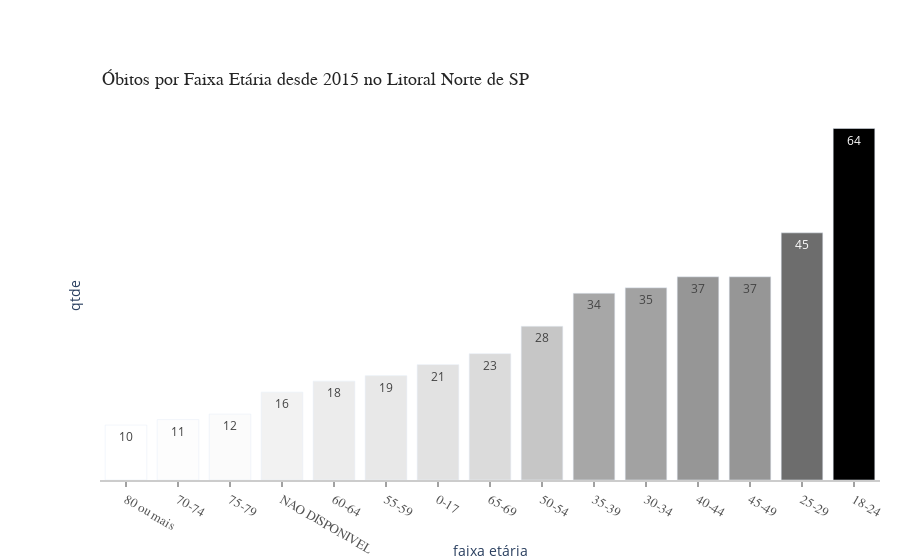

The code cell stored with this chart in its notebook:
### Code cell
fig = px.bar(group, x='faixa etária', y='qtde', text_auto=True, color='qtde', color_continuous_scale='greys')
fig.update_layout(barmode='stack', xaxis={'categoryorder':'total ascending'})

fig.update_layout(
    xaxis=dict(
        showline=True,
        showgrid=False,
        showticklabels=True,
        linecolor='rgb(204, 204, 204)',
        linewidth=2,
        ticks='outside',
        tickfont=dict(
            family='Arial',
            size=13,
            color='rgb(82, 82, 82)',
        ),
    ),
    yaxis=dict(
        showgrid=False,
        zeroline=False,
        showline=False,
        showticklabels=False,
    ),
    autosize=False,
    margin=dict(
        autoexpand=False,
        l=100,
        r=20,
        t=110,
    ),
    showlegend=False,
    plot_bgcolor='white'
)

annotations = []

annotations.append(dict(xref='paper', yref='paper', x=0.0, y=1.05,
                              xanchor='left', yanchor='bottom',
                              text='Óbitos por Faixa Etária desde 2015 no Litoral Norte de SP',
                              font=dict(family='Arial',
                                        size=18,
                                        color='rgb(37,37,37)'),
                              showarrow=False))


fig.update_layout(annotations=annotations)
fig.show()

### Figure 1 — Plotly figure (JSON) as saved in the notebook; plotly's stock layout.template omitted (floating-point values rounded to 4 significant figures)
{"data": [{"alignmentgroup": "True", "hovertemplate": "faixa etária=%{x}<br>qtde=%{marker.color}<extra></extra>", "legendgroup": "", "marker": {"color": [21, 64, 45, 35, 34, 37, 37, 28, 19, 18, 23, 11, 12, 10, 16], "coloraxis": "coloraxis", "pattern": {"shape": ""}}, "name": "", "offsetgroup": "", "orientation": "v", "showlegend": false, "textposition": "auto", "texttemplate": "%{y}", "type": "bar", "x": ["0-17", "18-24", "25-29", "30-34", "35-39", "40-44", "45-49", "50-54", "55-59", "60-64", "65-69", "70-74", "75-79", "80 ou mais", "NAO DISPONIVEL"], "xaxis": "x", "y": [21, 64, 45, 35, 34, 37, 37, 28, 19, 18, 23, 11, 12, 10, 16], "yaxis": "y"}], "layout": {"annotations": [{"font": {"color": "rgb(37,37,37)", "family": "Arial", "size": 18}, "showarrow": false, "text": "Óbitos por Faixa Etária desde 2015 no Litoral Norte de SP", "x": 0, "xanchor": "left", "xref": "paper", "y": 1.05, "yanchor": "bottom", "yref": "paper"}], "autosize": false, "barmode": "stack", "coloraxis": {"colorbar": {"title": {"text": "qtde"}}, "colorscale": [[0, "rgb(255,255,255)"], [0.125, "rgb(240,240,240)"], [0.25, "rgb(217,217,217)"], [0.375, "rgb(189,189,189)"], [0.5, "rgb(150,150,150)"], [0.625, "rgb(115,115,115)"], [0.75, "rgb(82,82,82)"], [0.875, "rgb(37,37,37)"], [1, "rgb(0,0,0)"]]}, "legend": {"tracegroupgap": 0}, "margin": {"autoexpand": false, "l": 100, "r": 20, "t": 110}, "plot_bgcolor": "white", "showlegend": false, "xaxis": {"anchor": "y", "categoryorder": "total ascending", "domain": [0, 1], "linecolor": "rgb(204, 204, 204)", "linewidth": 2, "showgrid": false, "showline": true, "showticklabels": true, "tickfont": {"color": "rgb(82, 82, 82)", "family": "Arial", "size": 13}, "ticks": "outside", "title": {"text": "faixa etária"}}, "yaxis": {"anchor": "x", "domain": [0, 1], "showgrid": false, "showline": false, "showticklabels": false, "title": {"text": "qtde"}, "zeroline": false}}}
